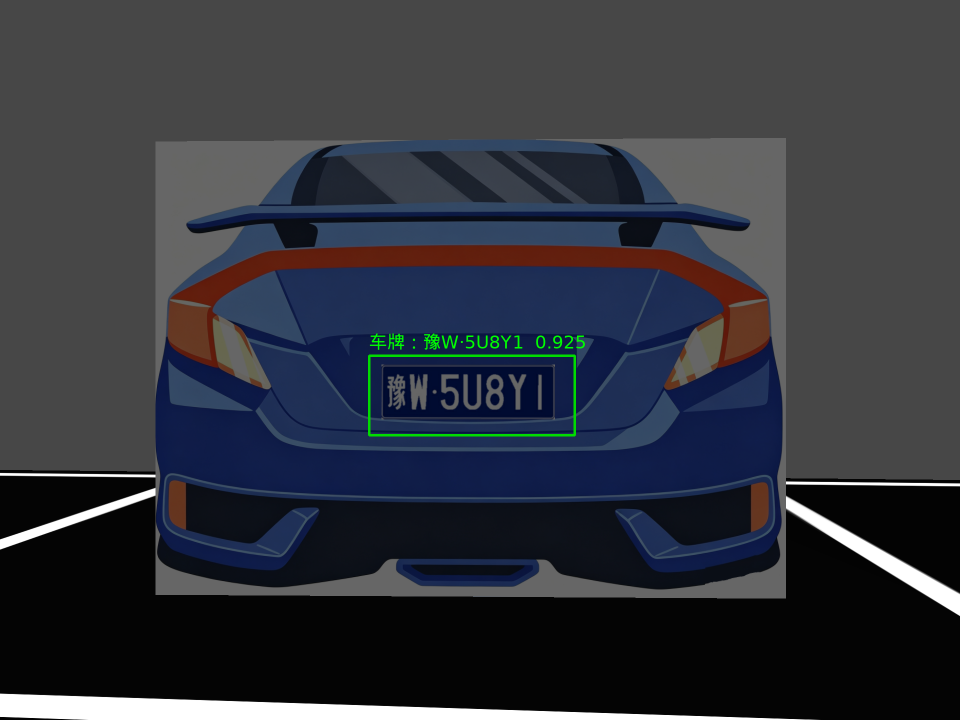
#> input picture docs/agent_context/tasks/task009/approach_initial_evidence_20260929/ocr/POINT_10.annotated.png, 1920 x 1440 px (shown at 1/2 size)
$ python -i paddle_plate_worker.py   (imports and definitions only)
#> lines starting #> are read from the running program, lines starting #| are printed output that depends on the picture; after the words box and inside, x2 and y2 are one past the last pixel; in counts of white or black regions, pixels touching at a corner belong together
#> further down, picture is the input picture: shape (1440, 1920, 3); mean B, G, R 60.8, 52.6, 49.6
#!/usr/bin/env python3
"""Independent host OCR worker; reads camera jobs, never scene labels or truth."""
import argparse
from collections import Counter
import hashlib
import json
import os
from pathlib import Path
import sys
import time

ROOT = Path(__file__).resolve().parents[1]
# [3 lines not run here, left out]
sys.path.insert(0,str(ROOT/'ros_packages/tl_vision/src'))
import cv2
import numpy as np
from tl_vision.ocr import PlateOcr


def host_path(path):
    prefix = '/root/ros1_ws/'
    return Path('/home/sz/ros1_ws'/Path(path).relative_to(prefix)) if path.startswith(prefix) else Path(path)


# [10 lines left out: functions atomic_json, result_record, not called in this run]


def recognition_band(image):
    height,width = image.shape[:2]
#> height = 1440; width = 1920
    gray = cv2.cvtColor(image,cv2.COLOR_BGR2GRAY)
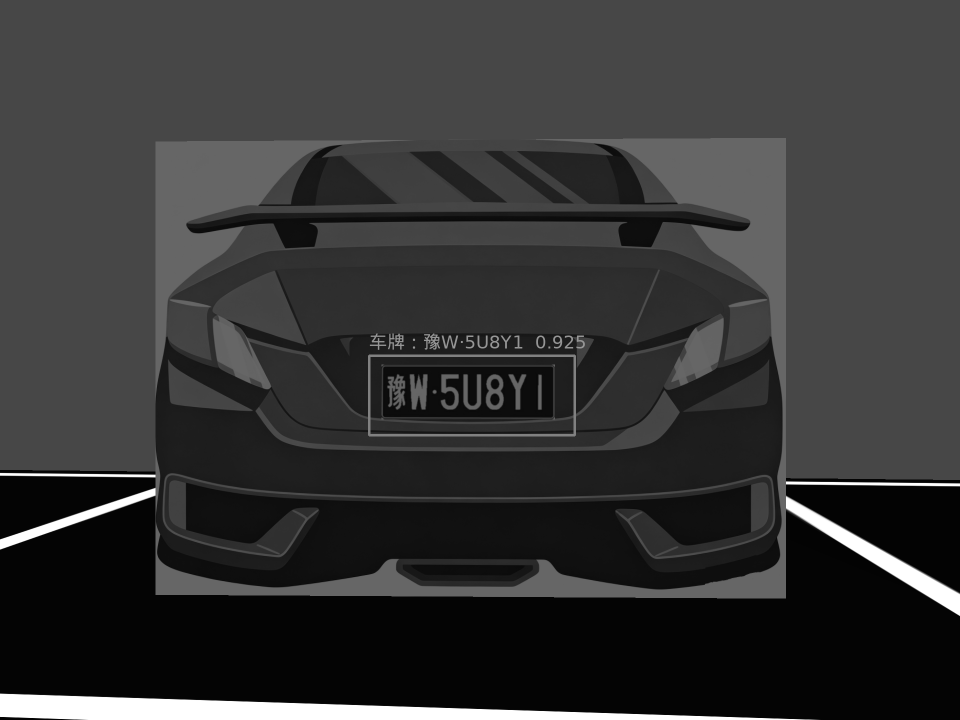
#> gray: shape (1440, 1920) (shown at 1/2 size); min 3, max 255, mean 52.7
    _,mask = cv2.threshold(gray,0,255,cv2.THRESH_BINARY+cv2.THRESH_OTSU)
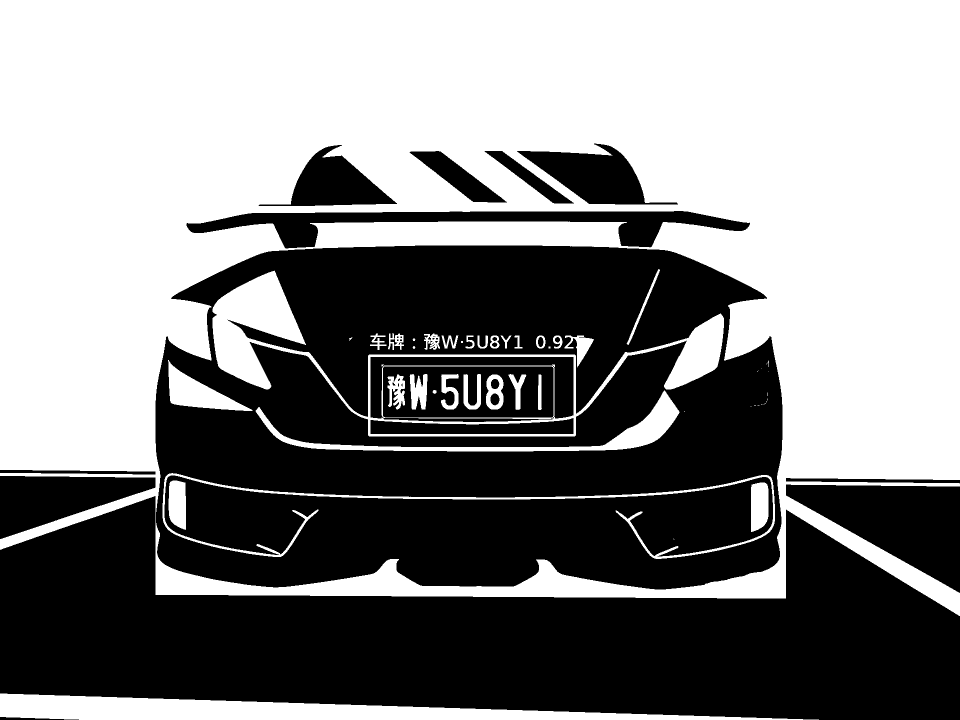
#> mask: shape (1440, 1920) (shown at 1/2 size); 52.1% white; 35 black regions (12 under 20 px), largest, box (x1, y1, x2, y2) and area: (311, 491, 1565, 1179) 635286, (0, 992, 1920, 1440) 498829, (1572, 969, 1920, 1186) 40721
    mask = cv2.morphologyEx(mask,cv2.MORPH_CLOSE,np.ones((3,3),np.uint8))
#> mask: shape (1440, 1920); 52.1% white; 35 black regions (9 under 20 px), largest, box (x1, y1, x2, y2) and area: (311, 491, 1565, 1179) 634919, (0, 993, 1920, 1440) 498824, (1572, 969, 1920, 1185) 40720
    _,_,stats,_ = cv2.connectedComponentsWithStats(mask)
#> stats = 49 rows, first 6: [0, 288, 1920, 1152, 1325034], [0, 0, 1920, 1232, 1298643], [1253, 538, 67, 152, 814], [425, 541, 1023, 332, 47302], [740, 667, 33, 33, 404], [776, 667, 32, 33, 572]
    glyphs = [s for s in stats[1:] if s[3]>=height*.25 and
              s[4]>=height*width*.002 and s[2]<width*.25]
#> glyphs = []
    if 5 <= len(glyphs) <= 12:
        padding = max(2,int(round(height*.03)))
        top = max(0,min(s[1] for s in glyphs)-padding)
        bottom = min(height,max(s[1]+s[3] for s in glyphs)+padding)
        if .30*height <= bottom-top <= .85*height:
            return image[top:bottom], [0,int(top),width,int(bottom)]
    return image,[0,0,width,height]


# [91 lines left out: functions predict, process_job, main, not called in this run]


# [2 lines not run here, left out]

>>> import cv2
>>> picture = cv2.imread('../docs/agent_context/tasks/task009/approach_initial_evidence_20260929/ocr/POINT_10.annotated.png')
>>> result = recognition_band(picture)
